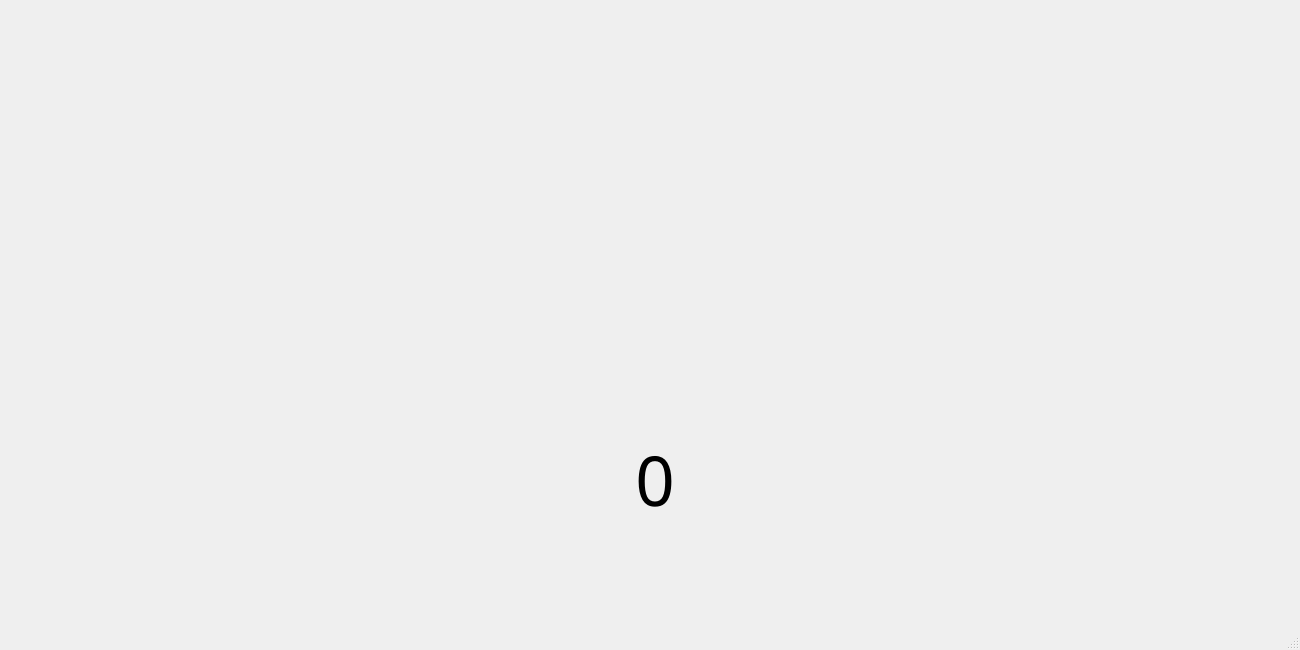
<?xml version="1.0" encoding="UTF-8"?>
<ui version="4.0">
 <class>MainWindow</class>
 <widget class="QMainWindow" name="MainWindow">
  <property name="geometry">
   <rect>
    <x>0</x>
    <y>0</y>
    <width>1300</width>
    <height>650</height>
   </rect>
  </property>
  <property name="windowTitle">
   <string>MainWindow</string>
  </property>
  <widget class="QWidget" name="centralwidget">
   <widget class="QLabel" name="label">
    <property name="geometry">
     <rect>
      <x>530</x>
      <y>430</y>
      <width>250</width>
      <height>200</height>
     </rect>
    </property>
    <property name="font">
     <font>
      <family>Snap ITC</family>
      <pointsize>52</pointsize>
     </font>
    </property>
    <property name="text">
     <string>0</string>
    </property>
    <property name="alignment">
     <set>Qt::AlignHCenter|Qt::AlignTop</set>
    </property>
    <property name="wordWrap">
     <bool>false</bool>
    </property>
    <property name="margin">
     <number>-16</number>
    </property>
    <property name="indent">
     <number>2</number>
    </property>
    <property name="openExternalLinks">
     <bool>false</bool>
    </property>
    <property name="textInteractionFlags">
     <set>Qt::NoTextInteraction</set>
    </property>
   </widget>
  </widget>
  <widget class="QMenuBar" name="menubar">
   <property name="geometry">
    <rect>
     <x>0</x>
     <y>0</y>
     <width>1300</width>
     <height>26</height>
    </rect>
   </property>
  </widget>
  <widget class="QStatusBar" name="statusbar"/>
 </widget>
 <resources/>
 <connections/>
</ui>
